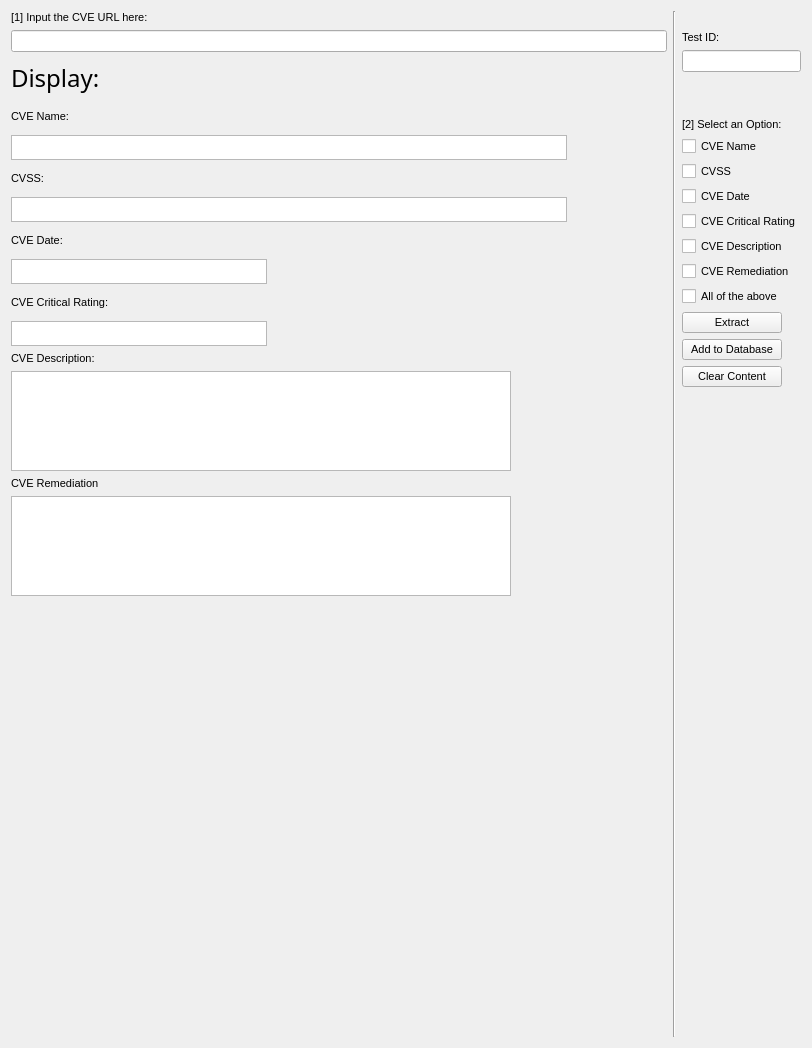
      <widget class="QWidget" name="CVE">
       <property name="font">
        <font>
         <family>MS Shell Dlg 2</family>
         <pointsize>8</pointsize>
         <italic>false</italic>
         <strikeout>false</strikeout>
         <stylestrategy>PreferDefault</stylestrategy>
        </font>
       </property>
       <property name="mouseTracking">
        <bool>true</bool>
       </property>
       <property name="accessibleName">
        <string/>
       </property>
       <property name="autoFillBackground">
        <bool>false</bool>
       </property>
       <attribute name="title">
        <string>CVE</string>
       </attribute>
       <layout class="QGridLayout" name="gridLayout_10">
        <item row="0" column="1">
         <layout class="QHBoxLayout" name="horizontalLayout_15">
          <item>
           <widget class="Line" name="line_6">
            <property name="orientation">
             <enum>Qt::Vertical</enum>
            </property>
           </widget>
          </item>
          <item>
           <layout class="QVBoxLayout" name="verticalLayout_22">
            <item>
             <spacer name="verticalSpacer_6">
              <property name="orientation">
               <enum>Qt::Vertical</enum>
              </property>
              <property name="sizeType">
               <enum>QSizePolicy::Fixed</enum>
              </property>
              <property name="sizeHint" stdset="0">
               <size>
                <width>20</width>
                <height>20</height>
               </size>
              </property>
             </spacer>
            </item>
            <item>
             <widget class="QLabel" name="CVETestIDLBL">
              <property name="text">
               <string>Test ID:</string>
              </property>
             </widget>
            </item>
            <item>
             <widget class="QLineEdit" name="CVETestIDLineEdit">
              <property name="readOnly">
               <bool>true</bool>
              </property>
             </widget>
            </item>
            <item>
             <spacer name="verticalSpacer_13">
              <property name="orientation">
               <enum>Qt::Vertical</enum>
              </property>
              <property name="sizeType">
               <enum>QSizePolicy::Fixed</enum>
              </property>
              <property name="sizeHint" stdset="0">
               <size>
                <width>20</width>
                <height>40</height>
               </size>
              </property>
             </spacer>
            </item>
            <item>
             <widget class="QLabel" name="SelectOption">
              <property name="maximumSize">
               <size>
                <width>100</width>
                <height>20</height>
               </size>
              </property>
              <property name="text">
               <string>[2] Select an Option:</string>
              </property>
             </widget>
            </item>
            <item>
             <widget class="QCheckBox" name="CVEName">
              <property name="maximumSize">
               <size>
                <width>100</width>
                <height>20</height>
               </size>
              </property>
              <property name="text">
               <string>CVE Name</string>
              </property>
             </widget>
            </item>
            <item>
             <widget class="QCheckBox" name="CVSS">
              <property name="maximumSize">
               <size>
                <width>100</width>
                <height>20</height>
               </size>
              </property>
              <property name="text">
               <string>CVSS</string>
              </property>
             </widget>
            </item>
            <item>
             <widget class="QCheckBox" name="CVEDate">
              <property name="maximumSize">
               <size>
                <width>100</width>
                <height>20</height>
               </size>
              </property>
              <property name="text">
               <string>CVE Date</string>
              </property>
             </widget>
            </item>
            <item>
             <widget class="QCheckBox" name="CVECriticality">
              <property name="maximumSize">
               <size>
                <width>150</width>
                <height>20</height>
               </size>
              </property>
              <property name="text">
               <string>CVE Critical Rating</string>
              </property>
             </widget>
            </item>
            <item>
             <widget class="QCheckBox" name="CVEDescription">
              <property name="maximumSize">
               <size>
                <width>150</width>
                <height>20</height>
               </size>
              </property>
              <property name="text">
               <string>CVE Description</string>
              </property>
             </widget>
            </item>
            <item>
             <widget class="QCheckBox" name="CVERemediation">
              <property name="maximumSize">
               <size>
                <width>150</width>
                <height>20</height>
               </size>
              </property>
              <property name="mouseTracking">
               <bool>true</bool>
              </property>
              <property name="text">
               <string>CVE Remediation</string>
              </property>
             </widget>
            </item>
            <item>
             <widget class="QCheckBox" name="AllOptions">
              <property name="maximumSize">
               <size>
                <width>150</width>
                <height>20</height>
               </size>
              </property>
              <property name="text">
               <string>All of the above</string>
              </property>
             </widget>
            </item>
            <item>
             <widget class="QPushButton" name="ExtractCVEButton">
              <property name="maximumSize">
               <size>
                <width>100</width>
                <height>23</height>
               </size>
              </property>
              <property name="text">
               <string>Extract</string>
              </property>
             </widget>
            </item>
            <item>
             <widget class="QPushButton" name="Save2DatabaseBTN">
              <property name="maximumSize">
               <size>
                <width>100</width>
                <height>23</height>
               </size>
              </property>
              <property name="text">
               <string>Add to Database</string>
              </property>
             </widget>
            </item>
            <item>
             <widget class="QPushButton" name="ClearContent">
              <property name="maximumSize">
               <size>
                <width>100</width>
                <height>23</height>
               </size>
              </property>
              <property name="text">
               <string>Clear Content</string>
              </property>
             </widget>
            </item>
            <item>
             <spacer name="verticalSpacer_5">
              <property name="orientation">
               <enum>Qt::Vertical</enum>
              </property>
              <property name="sizeType">
               <enum>QSizePolicy::Expanding</enum>
              </property>
              <property name="sizeHint" stdset="0">
               <size>
                <width>20</width>
                <height>650</height>
               </size>
              </property>
             </spacer>
            </item>
           </layout>
          </item>
         </layout>
        </item>
        <item row="0" column="0">
         <layout class="QVBoxLayout" name="verticalLayout_34">
          <item>
           <layout class="QVBoxLayout" name="verticalLayout_30">
            <item>
             <layout class="QVBoxLayout" name="verticalLayout_29">
              <item>
               <widget class="QLabel" name="InputURL">
                <property name="maximumSize">
                 <size>
                  <width>16777215</width>
                  <height>15</height>
                 </size>
                </property>
                <property name="text">
                 <string>[1] Input the CVE URL here:</string>
                </property>
               </widget>
              </item>
              <item>
               <widget class="QLineEdit" name="URLEnterBox"/>
              </item>
             </layout>
            </item>
            <item>
             <widget class="QLabel" name="DisplayLBL">
              <property name="minimumSize">
               <size>
                <width>0</width>
                <height>40</height>
               </size>
              </property>
              <property name="maximumSize">
               <size>
                <width>16777215</width>
                <height>40</height>
               </size>
              </property>
              <property name="font">
               <font>
                <family>Eras Bold ITC</family>
                <pointsize>18</pointsize>
               </font>
              </property>
              <property name="text">
               <string>Display:</string>
              </property>
             </widget>
            </item>
           </layout>
          </item>
          <item>
           <layout class="QVBoxLayout" name="verticalLayout_33">
            <item>
             <layout class="QVBoxLayout" name="verticalLayout_32">
              <item>
               <widget class="QLabel" name="CVENameLBLDisplay">
                <property name="maximumSize">
                 <size>
                  <width>100</width>
                  <height>25</height>
                 </size>
                </property>
                <property name="text">
                 <string>CVE Name:</string>
                </property>
               </widget>
              </item>
              <item>
               <layout class="QHBoxLayout" name="horizontalLayout_51">
                <item>
                 <widget class="QTextEdit" name="CVENameTextEdit">
                  <property name="maximumSize">
                   <size>
                    <width>16777215</width>
                    <height>25</height>
                   </size>
                  </property>
                 </widget>
                </item>
                <item>
                 <spacer name="horizontalSpacer_18">
                  <property name="orientation">
                   <enum>Qt::Horizontal</enum>
                  </property>
                  <property name="sizeType">
                   <enum>QSizePolicy::Fixed</enum>
                  </property>
                  <property name="sizeHint" stdset="0">
                   <size>
                    <width>100</width>
                    <height>20</height>
                   </size>
                  </property>
                 </spacer>
                </item>
               </layout>
              </item>
             </layout>
            </item>
            <item>
             <layout class="QVBoxLayout" name="verticalLayout_31">
              <item>
               <widget class="QLabel" name="CVSSLBLDisplay">
                <property name="maximumSize">
                 <size>
                  <width>100</width>
                  <height>25</height>
                 </size>
                </property>
                <property name="text">
                 <string>CVSS:</string>
                </property>
               </widget>
              </item>
              <item>
               <layout class="QHBoxLayout" name="horizontalLayout_50">
                <item>
                 <widget class="QTextEdit" name="CVSSTextEdit">
                  <property name="maximumSize">
                   <size>
                    <width>16777215</width>
                    <height>25</height>
                   </size>
                  </property>
                 </widget>
                </item>
                <item>
                 <spacer name="horizontalSpacer_17">
                  <property name="orientation">
                   <enum>Qt::Horizontal</enum>
                  </property>
                  <property name="sizeType">
                   <enum>QSizePolicy::Fixed</enum>
                  </property>
                  <property name="sizeHint" stdset="0">
                   <size>
                    <width>100</width>
                    <height>20</height>
                   </size>
                  </property>
                 </spacer>
                </item>
               </layout>
              </item>
             </layout>
            </item>
            <item>
             <layout class="QVBoxLayout" name="verticalLayout_28">
              <item>
               <widget class="QLabel" name="CVEDateLBLDisplay">
                <property name="maximumSize">
                 <size>
                  <width>100</width>
                  <height>25</height>
                 </size>
                </property>
                <property name="text">
                 <string>CVE Date:</string>
                </property>
               </widget>
              </item>
              <item>
               <layout class="QHBoxLayout" name="horizontalLayout_49">
                <item>
                 <widget class="QTextEdit" name="CVEDateTextEdit">
                  <property name="maximumSize">
                   <size>
                    <width>16777215</width>
                    <height>25</height>
                   </size>
                  </property>
                 </widget>
                </item>
                <item>
                 <spacer name="horizontalSpacer_16">
                  <property name="orientation">
                   <enum>Qt::Horizontal</enum>
                  </property>
                  <property name="sizeType">
                   <enum>QSizePolicy::Fixed</enum>
                  </property>
                  <property name="sizeHint" stdset="0">
                   <size>
                    <width>400</width>
                    <height>20</height>
                   </size>
                  </property>
                 </spacer>
                </item>
               </layout>
              </item>
             </layout>
            </item>
            <item>
             <layout class="QVBoxLayout" name="verticalLayout_27">
              <item>
               <widget class="QLabel" name="CVECriticalRatingLBLDisplay">
                <property name="maximumSize">
                 <size>
                  <width>100</width>
                  <height>25</height>
                 </size>
                </property>
                <property name="text">
                 <string>CVE Critical Rating:</string>
                </property>
               </widget>
              </item>
              <item>
               <layout class="QHBoxLayout" name="horizontalLayout_48">
                <item>
                 <widget class="QTextEdit" name="CVECriticalRatingTextEdit">
                  <property name="maximumSize">
                   <size>
                    <width>16777215</width>
                    <height>25</height>
                   </size>
                  </property>
                 </widget>
                </item>
                <item>
                 <spacer name="horizontalSpacer_15">
                  <property name="orientation">
                   <enum>Qt::Horizontal</enum>
                  </property>
                  <property name="sizeType">
                   <enum>QSizePolicy::Fixed</enum>
                  </property>
                  <property name="sizeHint" stdset="0">
                   <size>
                    <width>400</width>
                    <height>20</height>
                   </size>
                  </property>
                 </spacer>
                </item>
               </layout>
              </item>
             </layout>
            </item>
            <item>
             <layout class="QVBoxLayout" name="verticalLayout_6">
              <item>
               <widget class="QLabel" name="CVEDescriptionLBLDisplay">
                <property name="maximumSize">
                 <size>
                  <width>100</width>
                  <height>25</height>
                 </size>
                </property>
                <property name="text">
                 <string>CVE Description:</string>
                </property>
               </widget>
              </item>
              <item>
               <widget class="QTextEdit" name="CVEDescriptionTextEdit">
                <property name="minimumSize">
                 <size>
                  <width>200</width>
                  <height>100</height>
                 </size>
                </property>
                <property name="maximumSize">
                 <size>
                  <width>500</width>
                  <height>100</height>
                 </size>
                </property>
                <property name="readOnly">
                 <bool>true</bool>
                </property>
               </widget>
              </item>
              <item>
               <widget class="QLabel" name="CVERemediationLBLDisplay">
                <property name="maximumSize">
                 <size>
                  <width>100</width>
                  <height>25</height>
                 </size>
                </property>
                <property name="text">
                 <string>CVE Remediation</string>
                </property>
               </widget>
              </item>
              <item>
               <widget class="QTextEdit" name="CVERemediationTextEdit">
                <property name="minimumSize">
                 <size>
                  <width>200</width>
                  <height>100</height>
                 </size>
                </property>
                <property name="maximumSize">
                 <size>
                  <width>500</width>
                  <height>100</height>
                 </size>
                </property>
               </widget>
              </item>
              <item>
               <spacer name="verticalSpacer_12">
                <property name="orientation">
                 <enum>Qt::Vertical</enum>
                </property>
                <property name="sizeHint" stdset="0">
                 <size>
                  <width>20</width>
                  <height>400</height>
                 </size>
                </property>
               </spacer>
              </item>
             </layout>
            </item>
           </layout>
          </item>
         </layout>
        </item>
       </layout>
      </widget>
